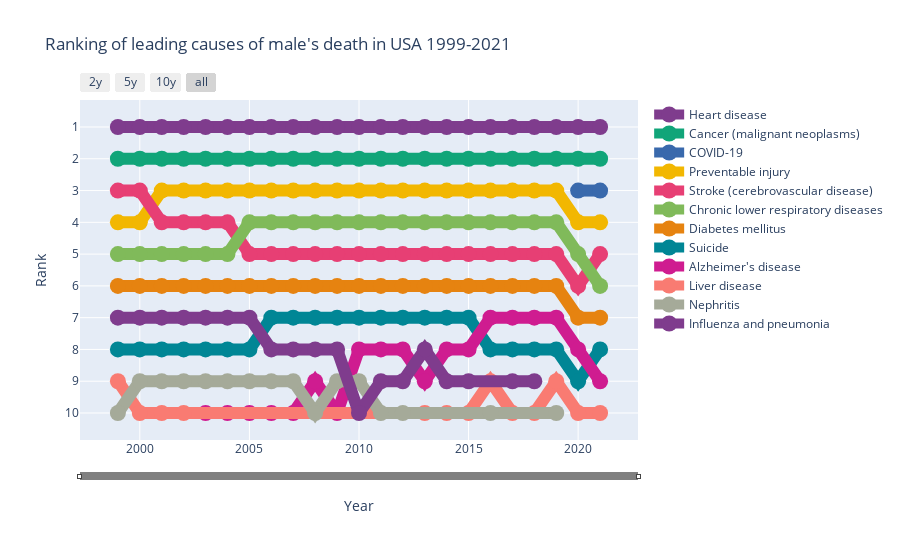

This figure's notebook cell:
### Code cell
plot_leading('Ranking of leading causes of male\'s death in USA 1999-2021', cause_of_death_male_df)

### Figure 1 — Plotly figure (JSON) as saved in the notebook; plotly's stock layout.template omitted (floating-point values rounded to 4 significant figures)
{"data": [{"customdata": [234.1, 235.9, 221.3, 220, 216.9, 213.3, 211.7, 207.1, 206.5, 202.3, 201.2, 202.5, 202.9, 207.4, 208.5, 214.7, 221.8, 223.4, 235.6, 241.1, 242.2, 249, 257], "hovertemplate": "Rank:%{y}: <br>Year: %{x} </br> 'Rate (a): %{customdata}", "line": {"color": "rgb(127, 60, 141)", "width": 12}, "marker": {"size": 16}, "mode": "lines+markers", "name": "Heart disease", "type": "scatter", "x": [2021, 2020, 2019, 2018, 2017, 2016, 2015, 2014, 2013, 2012, 2011, 2010, 2009, 2008, 2007, 2006, 2005, 2004, 2003, 2002, 2001, 2000, 1999], "y": [1, 1, 1, 1, 1, 1, 1, 1, 1, 1, 1, 1, 1, 1, 1, 1, 1, 1, 1, 1, 1, 1, 1]}, {"customdata": [193.9, 195.8, 195.4, 195.8, 196.5, 197.7, 198.3, 198.3, 197.7, 197.9, 197.2, 198.3, 195.9, 196.7, 197.1, 197.2, 199.5, 199, 201.8, 204.2, 205.1, 206.6, 208.9], "hovertemplate": "Rank:%{y}: <br>Year: %{x} </br> 'Rate (a): %{customdata}", "line": {"color": "rgb(17, 165, 121)", "width": 12}, "marker": {"size": 16}, "mode": "lines+markers", "name": "Cancer (malignant neoplasms)", "type": "scatter", "x": [2021, 2020, 2019, 2018, 2017, 2016, 2015, 2014, 2013, 2012, 2011, 2010, 2009, 2008, 2007, 2006, 2005, 2004, 2003, 2002, 2001, 2000, 1999], "y": [2, 2, 2, 2, 2, 2, 2, 2, 2, 2, 2, 2, 2, 2, 2, 2, 2, 2, 2, 2, 2, 2, 2]}, {"customdata": [143.9, 118.6], "hovertemplate": "Rank:%{y}: <br>Year: %{x} </br> 'Rate (a): %{customdata}", "line": {"color": "rgb(57, 105, 172)", "width": 12}, "marker": {"size": 16}, "mode": "lines+markers", "name": "COVID-19", "type": "scatter", "x": [2021, 2020], "y": [3, 3]}, {"customdata": [91, 82.1, 69.7, 67, 68.4, 65.3, 58.7, 54.4, 52.6, 51.8, 51.7, 50, 49.5, 52.2, 53.7, 53.7, 52.5, 50, 49.4, 49, 47.2, 46.1, 46.4], "hovertemplate": "Rank:%{y}: <br>Year: %{x} </br> 'Rate (a): %{customdata}", "line": {"color": "rgb(242, 183, 1)", "width": 12}, "marker": {"size": 16}, "mode": "lines+markers", "name": "Preventable injury", "type": "scatter", "x": [2021, 2020, 2019, 2018, 2017, 2016, 2015, 2014, 2013, 2012, 2011, 2010, 2009, 2008, 2007, 2006, 2005, 2004, 2003, 2002, 2001, 2000, 1999], "y": [4, 4, 3, 3, 3, 3, 3, 3, 3, 3, 3, 3, 3, 3, 3, 3, 3, 3, 3, 3, 3, 4, 4]}, {"customdata": [43.1, 42.9, 39.8, 39, 38.4, 37.3, 36.8, 35.3, 34.5, 34.1, 34.1, 34.5, 34.4, 35.7, 36.4, 37.1, 38.9, 40.8, 43.1, 44.3, 45.1, 46.8, 47.1], "hovertemplate": "Rank:%{y}: <br>Year: %{x} </br> 'Rate (a): %{customdata}", "line": {"color": "rgb(231, 63, 116)", "width": 12}, "marker": {"size": 16}, "mode": "lines+markers", "name": "Stroke (cerebrovascular disease)", "type": "scatter", "x": [2021, 2020, 2019, 2018, 2017, 2016, 2015, 2014, 2013, 2012, 2011, 2010, 2009, 2008, 2007, 2006, 2005, 2004, 2003, 2002, 2001, 2000, 1999], "y": [5, 6, 5, 5, 5, 5, 5, 5, 5, 5, 5, 5, 5, 5, 5, 5, 5, 4, 4, 4, 4, 3, 3]}, {"customdata": [41.1, 45, 45.6, 46.7, 46.8, 45.9, 45.8, 44.3, 45.2, 43.8, 44.1, 43.1, 43, 44.7, 41.2, 40.3, 42.9, 40.7, 42.6, 42.9, 42.6, 43.3, 45.6], "hovertemplate": "Rank:%{y}: <br>Year: %{x} </br> 'Rate (a): %{customdata}", "line": {"color": "rgb(128, 186, 90)", "width": 12}, "marker": {"size": 16}, "mode": "lines+markers", "name": "Chronic lower respiratory diseases", "type": "scatter", "x": [2021, 2020, 2019, 2018, 2017, 2016, 2015, 2014, 2013, 2012, 2011, 2010, 2009, 2008, 2007, 2006, 2005, 2004, 2003, 2002, 2001, 2000, 1999], "y": [6, 5, 4, 4, 4, 4, 4, 4, 4, 4, 4, 4, 4, 4, 4, 4, 4, 5, 5, 5, 5, 5, 5]}, {"customdata": [35.7, 35.5, 30.6, 29.5, 28.9, 27.5, 27.3, 26.2, 25.6, 25, 25, 23.4, 23.1, 23.6, 23.9, 24.5, 25.1, 24.5, 24.8, 24.3, 23.5, 22.8, 22.8], "hovertemplate": "Rank:%{y}: <br>Year: %{x} </br> 'Rate (a): %{customdata}", "line": {"color": "rgb(230, 131, 16)", "width": 12}, "marker": {"size": 16}, "mode": "lines+markers", "name": "Diabetes mellitus", "type": "scatter", "x": [2021, 2020, 2019, 2018, 2017, 2016, 2015, 2014, 2013, 2012, 2011, 2010, 2009, 2008, 2007, 2006, 2005, 2004, 2003, 2002, 2001, 2000, 1999], "y": [7, 7, 6, 6, 6, 6, 6, 6, 6, 6, 6, 6, 6, 6, 6, 6, 6, 6, 6, 6, 6, 6, 6]}, {"customdata": [23.3, 22.5, 23, 23.4, 22.9, 21.8, 21.5, 21.1, 20.6, 20.6, 20.2, 19.9, 19.2, 19, 18.3, 17.9, 17.8, 17.7, 17.7, 18, 17.6, 17.1, 17.1], "hovertemplate": "Rank:%{y}: <br>Year: %{x} </br> 'Rate (a): %{customdata}", "line": {"color": "rgb(0, 134, 149)", "width": 12}, "marker": {"size": 16}, "mode": "lines+markers", "name": "Suicide", "type": "scatter", "x": [2021, 2020, 2019, 2018, 2017, 2016, 2015, 2014, 2013, 2012, 2011, 2010, 2009, 2008, 2007, 2006, 2005, 2004, 2003, 2002, 2001, 2000, 1999], "y": [8, 9, 8, 8, 8, 8, 7, 7, 7, 7, 7, 7, 7, 7, 7, 7, 8, 8, 8, 8, 8, 8, 8]}, {"customdata": [22.5, 25.4, 23.5, 23.6, 23.3, 22.2, 21.3, 18.1, 16.6, 16.6, 16.8, 16.7, 15.8, 16.3, 14.7, 14.4, 14.1, 13.2, 12.9], "hovertemplate": "Rank:%{y}: <br>Year: %{x} </br> 'Rate (a): %{customdata}", "line": {"color": "rgb(207, 28, 144)", "width": 12}, "marker": {"size": 16}, "mode": "lines+markers", "name": "Alzheimer's disease", "type": "scatter", "x": [2021, 2020, 2019, 2018, 2017, 2016, 2015, 2014, 2013, 2012, 2011, 2010, 2009, 2008, 2007, 2006, 2005, 2004, 2003], "y": [9, 8, 7, 7, 7, 7, 8, 8, 9, 8, 8, 8, 10, 9, 10, 10, 10, 10, 10]}, {"customdata": [21.7, 20.1, 17.4, 16.9, 16.5, 16.2, 16.2, 15.7, 15.2, 12.3, 12.4, 12.4, 12.5], "hovertemplate": "Rank:%{y}: <br>Year: %{x} </br> 'Rate (a): %{customdata}", "line": {"color": "rgb(249, 123, 114)", "width": 12}, "marker": {"size": 16}, "mode": "lines+markers", "name": "Liver disease", "type": "scatter", "x": [2021, 2020, 2019, 2018, 2017, 2016, 2015, 2014, 2013, 2002, 2001, 2000, 1999], "y": [10, 10, 9, 10, 10, 9, 10, 10, 10, 10, 10, 10, 9]}, {"customdata": [16.5, 16, 14.7, 14.8, 16.4, 15.8, 15.7, 15.2, 15, 14.6, 14.1, 14.4, 13.9, 13.5, 12.9, 12.4], "hovertemplate": "Rank:%{y}: <br>Year: %{x} </br> 'Rate (a): %{customdata}", "line": {"color": "rgb(165, 170, 153)", "width": 12}, "marker": {"size": 16}, "mode": "lines+markers", "name": "Nephritis", "type": "scatter", "x": [2019, 2016, 2012, 2011, 2010, 2009, 2008, 2007, 2006, 2005, 2004, 2003, 2002, 2001, 2000, 1999], "y": [10, 10, 10, 10, 9, 9, 10, 9, 9, 9, 9, 9, 9, 9, 9, 10]}, {"customdata": [17.8, 16.6, 17, 16.9, 17.2, 15.5, 16.6, 15.6, 16.6, 17, 16.2, 17.4, 19.3, 18.6, 20.2, 20.4, 19.5, 20.7, 20.3], "hovertemplate": "Rank:%{y}: <br>Year: %{x} </br> 'Rate (a): %{customdata}", "line": {"color": "rgb(127, 60, 141)", "width": 12}, "marker": {"size": 16}, "mode": "lines+markers", "name": "Influenza and pneumonia", "type": "scatter", "x": [2018, 2017, 2015, 2014, 2013, 2012, 2011, 2010, 2009, 2008, 2007, 2006, 2005, 2004, 2003, 2002, 2001, 2000, 1999], "y": [9, 9, 9, 9, 8, 9, 9, 10, 8, 8, 8, 8, 7, 7, 7, 7, 7, 7, 7]}], "layout": {"title": {"text": "Ranking of leading causes of male's death in USA 1999-2021"}, "xaxis": {"rangeselector": {"buttons": [{"count": 2, "label": "2y", "step": "year", "stepmode": "backward"}, {"count": 5, "label": "5y", "step": "year", "stepmode": "backward"}, {"count": 10, "label": "10y", "step": "year", "stepmode": "backward"}, {"step": "all"}]}, "rangeslider": {"bgcolor": "grey", "thickness": 0.02, "visible": true}, "title": {"text": "Year"}, "type": "date"}, "yaxis": {"autorange": "reversed", "dtick": 1, "title": {"text": "Rank"}}}}
